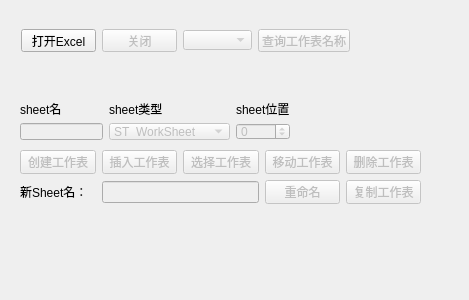
<?xml version="1.0" encoding="UTF-8"?>
<ui version="4.0">
 <class>Test2</class>
 <widget class="QWidget" name="Test2">
  <property name="geometry">
   <rect>
    <x>0</x>
    <y>0</y>
    <width>469</width>
    <height>300</height>
   </rect>
  </property>
  <property name="windowTitle">
   <string>Form</string>
  </property>
  <widget class="QWidget" name="layoutWidget">
   <property name="geometry">
    <rect>
     <x>20</x>
     <y>100</y>
     <width>270</width>
     <height>40</height>
    </rect>
   </property>
   <layout class="QGridLayout" name="gridLayout">
    <item row="1" column="0">
     <widget class="QLineEdit" name="line_sheetName">
      <property name="enabled">
       <bool>false</bool>
      </property>
     </widget>
    </item>
    <item row="0" column="1">
     <widget class="QLabel" name="label_2">
      <property name="text">
       <string>sheet类型</string>
      </property>
     </widget>
    </item>
    <item row="0" column="2">
     <widget class="QLabel" name="label_3">
      <property name="text">
       <string>sheet位置</string>
      </property>
     </widget>
    </item>
    <item row="0" column="0">
     <widget class="QLabel" name="label">
      <property name="text">
       <string>sheet名</string>
      </property>
     </widget>
    </item>
    <item row="1" column="1">
     <widget class="QComboBox" name="com_sheetType">
      <property name="enabled">
       <bool>false</bool>
      </property>
      <item>
       <property name="text">
        <string>ST_WorkSheet</string>
       </property>
      </item>
      <item>
       <property name="text">
        <string>ST_ChartSheet</string>
       </property>
      </item>
      <item>
       <property name="text">
        <string>ST_DialogSheet</string>
       </property>
      </item>
      <item>
       <property name="text">
        <string>ST_MacroSheet</string>
       </property>
      </item>
     </widget>
    </item>
    <item row="1" column="2">
     <widget class="QSpinBox" name="spin_index">
      <property name="enabled">
       <bool>false</bool>
      </property>
      <property name="minimum">
       <number>-10</number>
      </property>
     </widget>
    </item>
   </layout>
  </widget>
  <widget class="QPushButton" name="but_querySheet">
   <property name="enabled">
    <bool>false</bool>
   </property>
   <property name="geometry">
    <rect>
     <x>258</x>
     <y>29</y>
     <width>92</width>
     <height>23</height>
    </rect>
   </property>
   <property name="text">
    <string>查询工作表名称</string>
   </property>
  </widget>
  <widget class="QPushButton" name="but_open">
   <property name="geometry">
    <rect>
     <x>21</x>
     <y>29</y>
     <width>75</width>
     <height>23</height>
    </rect>
   </property>
   <property name="text">
    <string>打开Excel</string>
   </property>
  </widget>
  <widget class="QPushButton" name="but_close">
   <property name="enabled">
    <bool>false</bool>
   </property>
   <property name="geometry">
    <rect>
     <x>102</x>
     <y>29</y>
     <width>75</width>
     <height>23</height>
    </rect>
   </property>
   <property name="text">
    <string>关闭</string>
   </property>
  </widget>
  <widget class="QComboBox" name="com_sheets">
   <property name="enabled">
    <bool>false</bool>
   </property>
   <property name="geometry">
    <rect>
     <x>183</x>
     <y>30</y>
     <width>69</width>
     <height>20</height>
    </rect>
   </property>
  </widget>
  <widget class="QWidget" name="layoutWidget">
   <property name="geometry">
    <rect>
     <x>20</x>
     <y>150</y>
     <width>401</width>
     <height>54</height>
    </rect>
   </property>
   <layout class="QGridLayout" name="gridLayout_2">
    <item row="0" column="0">
     <widget class="QPushButton" name="but_addSheet">
      <property name="enabled">
       <bool>false</bool>
      </property>
      <property name="text">
       <string>创建工作表</string>
      </property>
     </widget>
    </item>
    <item row="0" column="1">
     <widget class="QPushButton" name="but_insert">
      <property name="enabled">
       <bool>false</bool>
      </property>
      <property name="text">
       <string>插入工作表</string>
      </property>
     </widget>
    </item>
    <item row="0" column="2">
     <widget class="QPushButton" name="but_select">
      <property name="enabled">
       <bool>false</bool>
      </property>
      <property name="text">
       <string>选择工作表</string>
      </property>
     </widget>
    </item>
    <item row="0" column="3">
     <widget class="QPushButton" name="but_move">
      <property name="enabled">
       <bool>false</bool>
      </property>
      <property name="text">
       <string>移动工作表</string>
      </property>
     </widget>
    </item>
    <item row="0" column="4">
     <widget class="QPushButton" name="but_delete">
      <property name="enabled">
       <bool>false</bool>
      </property>
      <property name="text">
       <string>删除工作表</string>
      </property>
     </widget>
    </item>
    <item row="1" column="0">
     <widget class="QLabel" name="label_4">
      <property name="text">
       <string>新Sheet名：</string>
      </property>
     </widget>
    </item>
    <item row="1" column="1" colspan="2">
     <widget class="QLineEdit" name="line_newSheetName">
      <property name="enabled">
       <bool>false</bool>
      </property>
     </widget>
    </item>
    <item row="1" column="3">
     <widget class="QPushButton" name="but_rename">
      <property name="enabled">
       <bool>false</bool>
      </property>
      <property name="text">
       <string>重命名</string>
      </property>
     </widget>
    </item>
    <item row="1" column="4">
     <widget class="QPushButton" name="but_copy">
      <property name="enabled">
       <bool>false</bool>
      </property>
      <property name="text">
       <string>复制工作表</string>
      </property>
     </widget>
    </item>
   </layout>
  </widget>
 </widget>
 <resources/>
 <connections/>
</ui>
